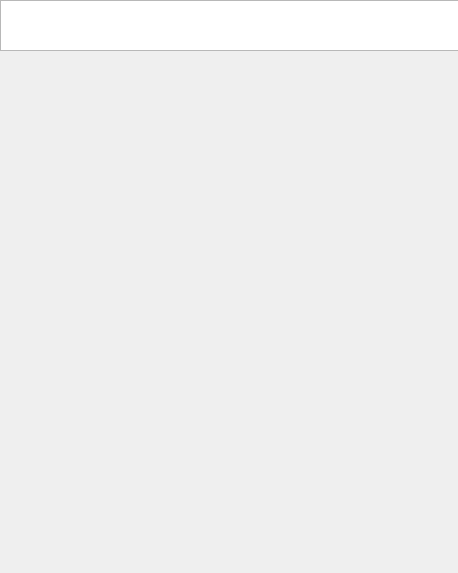
<?xml version="1.0" encoding="UTF-8"?>
<ui version="4.0">
 <class>IDFT</class>
 <widget class="QWidget" name="IDFT">
  <property name="geometry">
   <rect>
    <x>0</x>
    <y>0</y>
    <width>458</width>
    <height>573</height>
   </rect>
  </property>
  <property name="windowTitle">
   <string>Form</string>
  </property>
  <widget class="QLabel" name="displayIDFT">
   <property name="geometry">
    <rect>
     <x>70</x>
     <y>140</y>
     <width>311</width>
     <height>311</height>
    </rect>
   </property>
   <property name="text">
    <string/>
   </property>
  </widget>
  <widget class="QTextBrowser" name="textBrowser">
   <property name="geometry">
    <rect>
     <x>0</x>
     <y>0</y>
     <width>461</width>
     <height>51</height>
    </rect>
   </property>
  </widget>
 </widget>
 <resources/>
 <connections/>
</ui>
